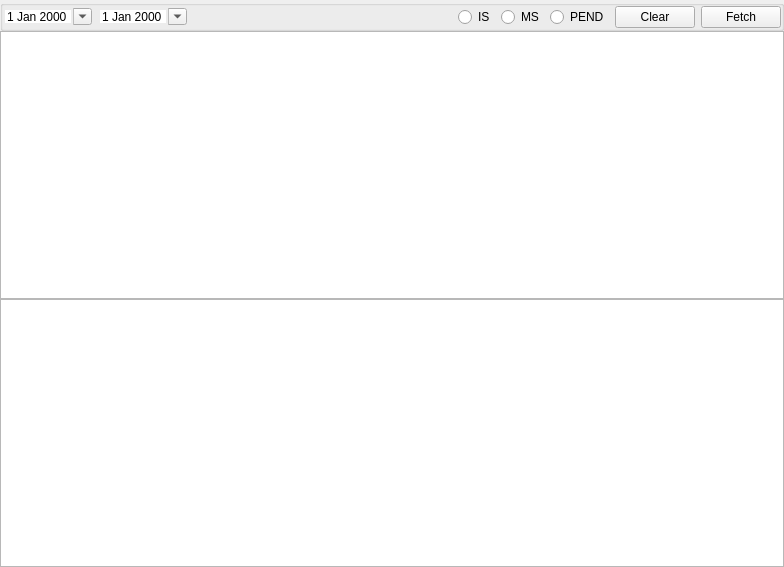
<?xml version="1.0" encoding="UTF-8"?>
<ui version="4.0">
 <class>StatementPrimaryWidget</class>
 <widget class="QWidget" name="StatementPrimaryWidget">
  <property name="geometry">
   <rect>
    <x>0</x>
    <y>0</y>
    <width>784</width>
    <height>567</height>
   </rect>
  </property>
  <property name="windowTitle">
   <string/>
  </property>
  <layout class="QGridLayout" name="gridLayout">
   <property name="leftMargin">
    <number>0</number>
   </property>
   <property name="topMargin">
    <number>0</number>
   </property>
   <property name="rightMargin">
    <number>0</number>
   </property>
   <property name="bottomMargin">
    <number>0</number>
   </property>
   <property name="spacing">
    <number>0</number>
   </property>
   <item row="2" column="0">
    <widget class="QTableView" name="tableViewFilter"/>
   </item>
   <item row="3" column="0">
    <widget class="QTableView" name="tableViewData"/>
   </item>
   <item row="1" column="0">
    <widget class="QGroupBox" name="groupBoxView">
     <property name="sizePolicy">
      <sizepolicy hsizetype="Preferred" vsizetype="Preferred">
       <horstretch>0</horstretch>
       <verstretch>0</verstretch>
      </sizepolicy>
     </property>
     <property name="title">
      <string/>
     </property>
     <layout class="QHBoxLayout" name="horizontalLayout_2">
      <property name="spacing">
       <number>-1</number>
      </property>
      <property name="leftMargin">
       <number>0</number>
      </property>
      <property name="topMargin">
       <number>0</number>
      </property>
      <property name="rightMargin">
       <number>0</number>
      </property>
      <property name="bottomMargin">
       <number>0</number>
      </property>
      <item>
       <widget class="DateEdit" name="start">
        <property name="frame">
         <bool>false</bool>
        </property>
        <property name="calendarPopup">
         <bool>true</bool>
        </property>
       </widget>
      </item>
      <item>
       <widget class="DateEdit" name="end">
        <property name="frame">
         <bool>false</bool>
        </property>
        <property name="calendarPopup">
         <bool>true</bool>
        </property>
       </widget>
      </item>
      <item>
       <spacer name="horizontalSpacer_3">
        <property name="orientation">
         <enum>Qt::Orientation::Horizontal</enum>
        </property>
        <property name="sizeHint" stdset="0">
         <size>
          <width>516</width>
          <height>17</height>
         </size>
        </property>
       </spacer>
      </item>
      <item>
       <widget class="QRadioButton" name="rBtnIS">
        <property name="text">
         <string>IS</string>
        </property>
       </widget>
      </item>
      <item>
       <widget class="QRadioButton" name="rBtnMS">
        <property name="text">
         <string>MS</string>
        </property>
       </widget>
      </item>
      <item>
       <widget class="QRadioButton" name="rBtnPEND">
        <property name="text">
         <string>PEND</string>
        </property>
       </widget>
      </item>
      <item>
       <widget class="QPushButton" name="pushButtonClear">
        <property name="text">
         <string>Clear</string>
        </property>
       </widget>
      </item>
      <item>
       <widget class="QPushButton" name="pBtnFetch">
        <property name="text">
         <string>Fetch</string>
        </property>
       </widget>
      </item>
     </layout>
    </widget>
   </item>
  </layout>
 </widget>
 <customwidgets>
  <customwidget>
   <class>DateEdit</class>
   <extends>QDateEdit</extends>
   <header location="global">widget/dateedit.h</header>
  </customwidget>
 </customwidgets>
 <tabstops>
  <tabstop>start</tabstop>
  <tabstop>end</tabstop>
  <tabstop>rBtnIS</tabstop>
  <tabstop>rBtnMS</tabstop>
  <tabstop>rBtnPEND</tabstop>
  <tabstop>pBtnFetch</tabstop>
  <tabstop>tableViewData</tabstop>
 </tabstops>
 <resources/>
 <connections/>
</ui>
